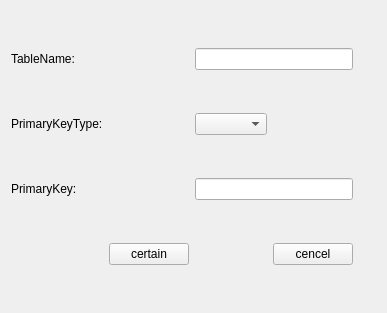
<?xml version="1.0" encoding="UTF-8"?>
<ui version="4.0">
 <class>AddTableWidgetClass</class>
 <widget class="QWidget" name="AddTableWidgetClass">
  <property name="geometry">
   <rect>
    <x>0</x>
    <y>0</y>
    <width>387</width>
    <height>313</height>
   </rect>
  </property>
  <property name="windowTitle">
   <string>Form</string>
  </property>
  <layout class="QGridLayout" name="gridLayout">
   <item row="0" column="0">
    <widget class="QLabel" name="label_tablename">
     <property name="text">
      <string>TableName:</string>
     </property>
    </widget>
   </item>
   <item row="0" column="2" colspan="2">
    <widget class="QLineEdit" name="lineEdit_tablename"/>
   </item>
   <item row="1" column="0">
    <widget class="QLabel" name="label_primkeyType">
     <property name="text">
      <string>PrimaryKeyType:</string>
     </property>
    </widget>
   </item>
   <item row="1" column="2">
    <widget class="QComboBox" name="comboBox_keyTypes"/>
   </item>
   <item row="2" column="0">
    <widget class="QLabel" name="label_primkey">
     <property name="text">
      <string>PrimaryKey:</string>
     </property>
    </widget>
   </item>
   <item row="2" column="2" colspan="2">
    <widget class="QLineEdit" name="lineEdit_primkey"/>
   </item>
   <item row="3" column="0">
    <spacer name="horizontalSpacer_2">
     <property name="orientation">
      <enum>Qt::Horizontal</enum>
     </property>
     <property name="sizeHint" stdset="0">
      <size>
       <width>10</width>
       <height>20</height>
      </size>
     </property>
    </spacer>
   </item>
   <item row="3" column="1">
    <widget class="QPushButton" name="pushButton_certain">
     <property name="text">
      <string>certain</string>
     </property>
    </widget>
   </item>
   <item row="3" column="2">
    <spacer name="horizontalSpacer">
     <property name="orientation">
      <enum>Qt::Horizontal</enum>
     </property>
     <property name="sizeHint" stdset="0">
      <size>
       <width>52</width>
       <height>20</height>
      </size>
     </property>
    </spacer>
   </item>
   <item row="3" column="3">
    <widget class="QPushButton" name="pushButton_cancel">
     <property name="text">
      <string>cencel</string>
     </property>
    </widget>
   </item>
   <item row="3" column="4">
    <spacer name="horizontalSpacer_3">
     <property name="orientation">
      <enum>Qt::Horizontal</enum>
     </property>
     <property name="sizeHint" stdset="0">
      <size>
       <width>13</width>
       <height>20</height>
      </size>
     </property>
    </spacer>
   </item>
  </layout>
 </widget>
 <resources/>
 <connections/>
</ui>
